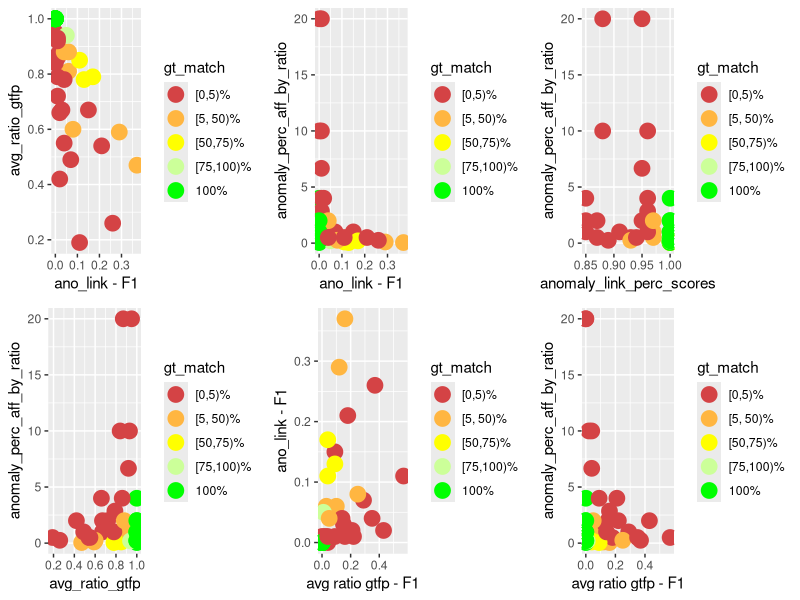
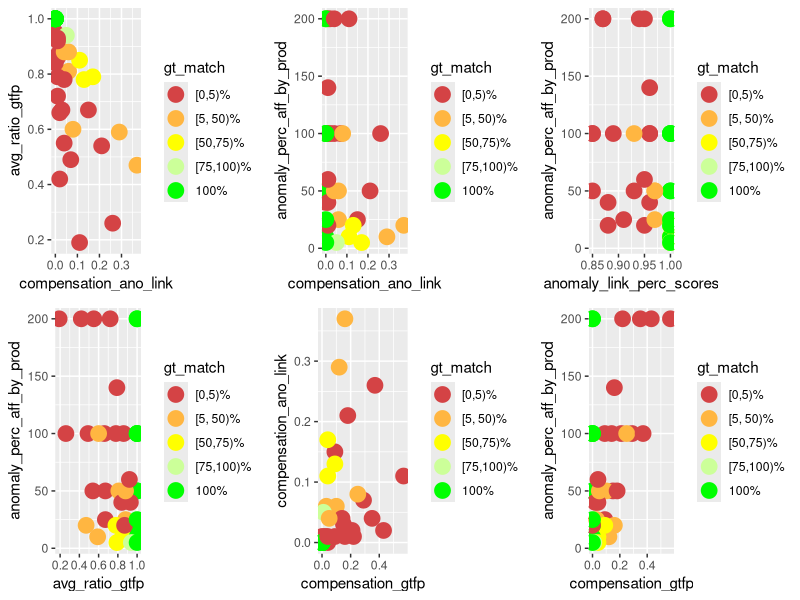
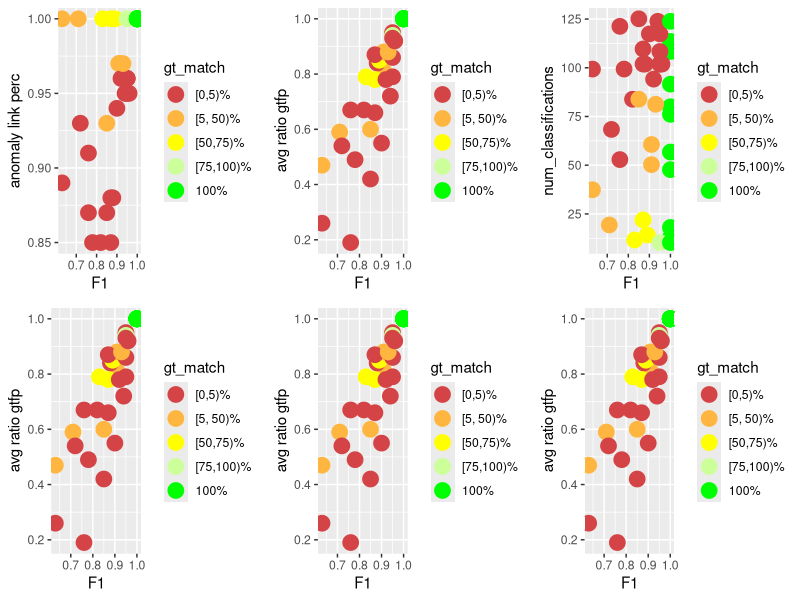
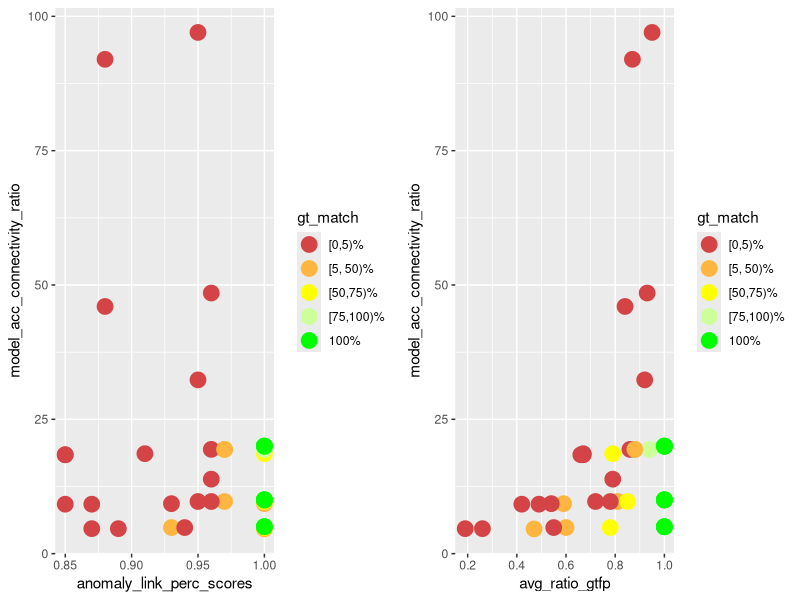
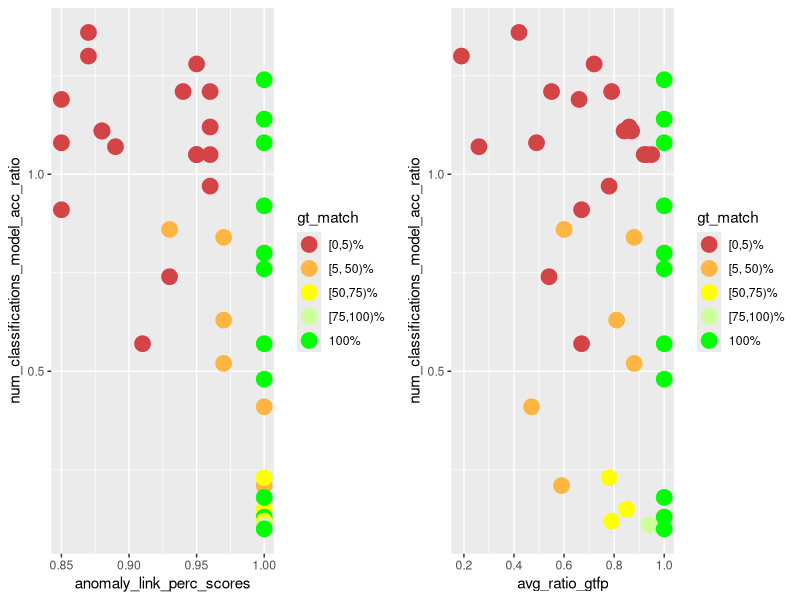
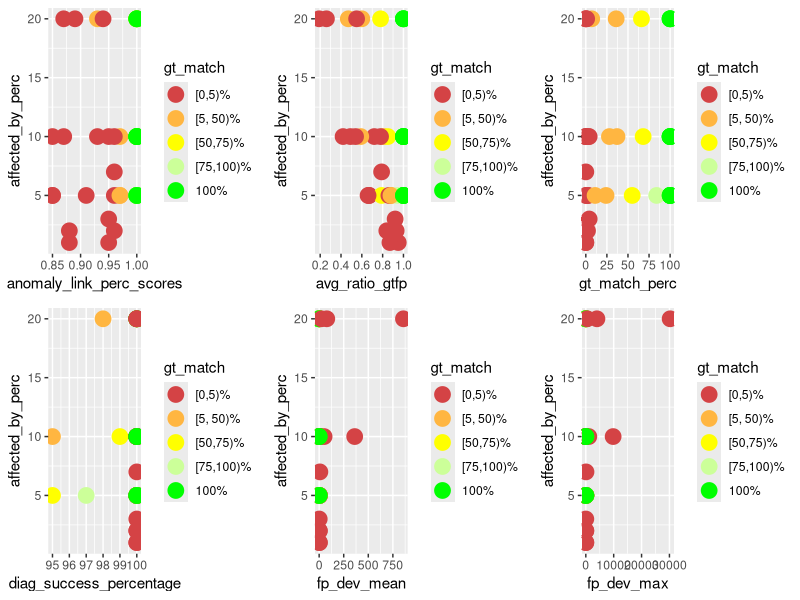
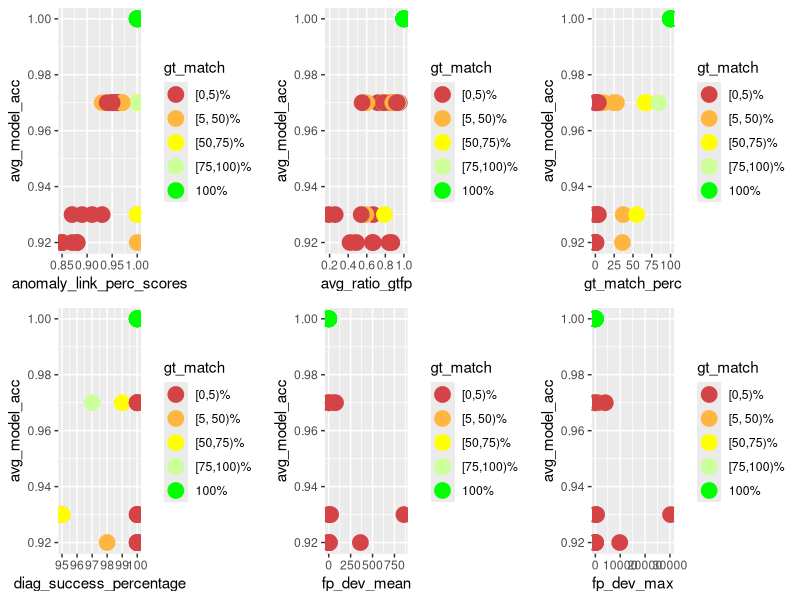
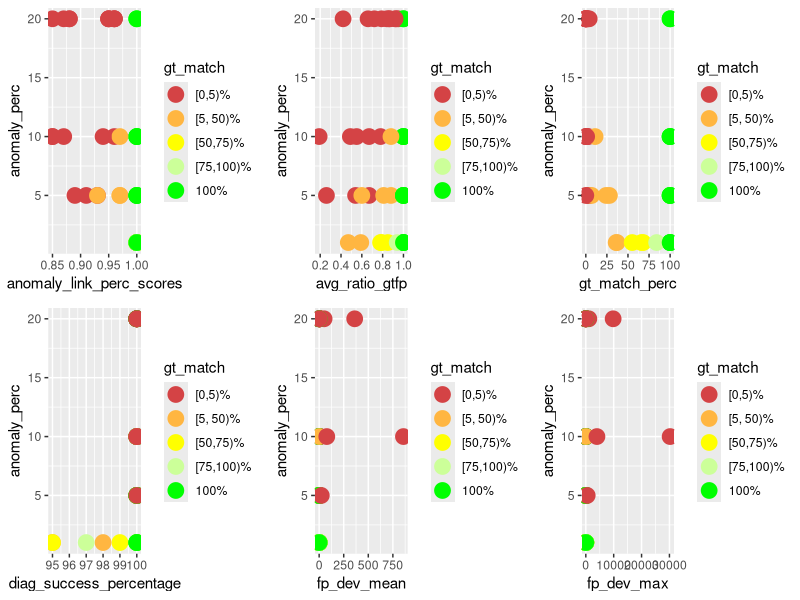

The R script that drew these images, in order:
library(ggplot2)
library(gridExtra)
library(dplyr)

PT_DEF <- geom_point(size=5)
COLOR_VALS <- c("#d44345", "#ffb641", "#ffff00", "#ccff99", "#00ff00")

gen_multi_plot_six <- function(
        pp1, pp2, pp3, pp4, pp5, pp6,
        y1, y2, y3, y4, y5, y6,
        x1, x2, x3, x4, x5, x6,
        filename
    ) {
    fpp1 <- pp1 + PT_DEF + xlab(x1) + ylab(y1) + scale_color_manual(values = color_mapping)
    fpp2 <- pp2 + PT_DEF + xlab(x2) + ylab(y2) + scale_color_manual(values = color_mapping)
    fpp3 <- pp3 + PT_DEF + xlab(x3) + ylab(y3) + scale_color_manual(values = color_mapping)
    fpp4 <- pp4 + PT_DEF + xlab(x4) + ylab(y4) + scale_color_manual(values = color_mapping)
    fpp5 <- pp5 + PT_DEF + xlab(x5) + ylab(y5) + scale_color_manual(values = color_mapping)
    fpp6 <- pp6 + PT_DEF + xlab(x6) + ylab(y6) + scale_color_manual(values = color_mapping)
    combined_plot <- grid.arrange(fpp1, fpp2, fpp3, fpp4, fpp5, fpp6, ncol = 3)
    ggsave(combined_plot, file = filename, width = 12, height = 6)
}

gen_multi_plot_two <- function(
        pp1, pp2, y1, y2, x1, x2, filename
    ) {
    fpp1 <- pp1 + PT_DEF + xlab(x1) + ylab(y1) + scale_color_manual(values = color_mapping)
    fpp2 <- pp2 + PT_DEF + xlab(x2) + ylab(y2) + scale_color_manual(values = color_mapping)
    combined_plot <- grid.arrange(fpp1, fpp2, ncol = 2)
    ggsave(combined_plot, file = filename, width = 12, height = 6)
}

# actual compensation insights

input <- read.csv(
    file = "meta_analysis.csv", header = TRUE, sep = ",", check.name = FALSE
)

# instead of the percentage value factor(gt_match_perc) for which I'd need 100
# colors, I only want to color / group them into 5 groups
LABELS <- c("[0,5)%", "[5, 50)%", "[50,75)%", "[75,100)%", "100%")
color_mapping <- setNames(COLOR_VALS, LABELS)

input$gt_match <- cut(
    input$gt_match_perc,
    breaks = c(0, 5, 50, 75, 100, Inf),
    labels = LABELS,
    include.lowest = TRUE,
    right = FALSE
)

p1 <- ggplot(
    data = input, aes_string(
        x = "compensation_ano_link",
        y = "avg_ratio_gtfp",
        color = "gt_match",
        group = "gt_match"
    )
)

p2 <- ggplot(
    data = input, aes_string(
        x = "compensation_ano_link",
        y = "anomaly_perc_aff_by_ratio",
        color = "gt_match",
        group = "gt_match"
    )
)

p3 <- ggplot(
    data = input, aes_string(
        x = "anomaly_link_perc_scores",
        y = "anomaly_perc_aff_by_ratio",
        color = "gt_match",
        group = "gt_match"
    )
)

p4 <- ggplot(
    data = input, aes_string(
        x = "avg_ratio_gtfp",
        y = "anomaly_perc_aff_by_ratio",
        color = "gt_match",
        group = "gt_match"
    )
)

p5 <- ggplot(
    data = input, aes_string(
        x = "compensation_gtfp",
        y = "compensation_ano_link",
        color = "gt_match",
        group = "gt_match"
    )
)

p6 <- ggplot(
    data = input, aes_string(
        x = "compensation_gtfp",
        y = "anomaly_perc_aff_by_ratio",
        color = "gt_match",
        group = "gt_match"
    )
)

gen_multi_plot_six(
    p1, p2, p3, p4, p5, p6,
    "avg_ratio_gtfp", # y1
    "anomaly_perc_aff_by_ratio", # y2
    "anomaly_perc_aff_by_ratio", # y3
    "anomaly_perc_aff_by_ratio", # y4
    "ano_link - F1", # y5
    "anomaly_perc_aff_by_ratio", # y6
    "ano_link - F1", # x1
    "ano_link - F1", # x2
    "anomaly_link_perc_scores", # x3
    "avg_ratio_gtfp", # x4
    "avg ratio gtfp - F1", # x5
    "avg ratio gtfp - F1", # x6
    "compensation_analysis.png"
)

# same with prod #############################

p1 <- ggplot(
    data = input, aes_string(
        x = "compensation_ano_link",
        y = "avg_ratio_gtfp",
        color = "gt_match",
        group = "gt_match"
    )
)

p2 <- ggplot(
    data = input, aes_string(
        x = "compensation_ano_link",
        y = "anomaly_perc_aff_by_prod",
        color = "gt_match",
        group = "gt_match"
    )
)

p3 <- ggplot(
    data = input, aes_string(
        x = "anomaly_link_perc_scores",
        y = "anomaly_perc_aff_by_prod",
        color = "gt_match",
        group = "gt_match"
    )
)

p4 <- ggplot(
    data = input, aes_string(
        x = "avg_ratio_gtfp",
        y = "anomaly_perc_aff_by_prod",
        color = "gt_match",
        group = "gt_match"
    )
)

p5 <- ggplot(
    data = input, aes_string(
        x = "compensation_gtfp",
        y = "compensation_ano_link",
        color = "gt_match",
        group = "gt_match"
    )
)

p6 <- ggplot(
    data = input, aes_string(
        x = "compensation_gtfp",
        y = "anomaly_perc_aff_by_prod",
        color = "gt_match",
        group = "gt_match"
    )
)

gen_multi_plot_six(
    p1, p2, p3, p4, p5, p6,
    "avg_ratio_gtfp",
    "anomaly_perc_aff_by_prod",
    "anomaly_perc_aff_by_prod",
    "anomaly_perc_aff_by_prod",
    "compensation_ano_link",
    "anomaly_perc_aff_by_prod",
    "compensation_ano_link",
    "compensation_ano_link",
    "anomaly_link_perc_scores",
    "avg_ratio_gtfp",
    "compensation_gtfp",
    "compensation_gtfp",
    "compensation_analysis_prod.png"
)

##############################################

p1 <- ggplot(
    data = input, aes_string(
        x = "f1_scores",
        y = "anomaly_link_perc_scores",
        color = "gt_match",
        group = "gt_match"
    )
)

p2 <- ggplot(
    data = input, aes_string(
        x = "f1_scores",
        y = "avg_ratio_gtfp",
        color = "gt_match",
        group = "gt_match"
    )
)

p3 <- ggplot(
    data = input, aes_string(
        x = "f1_scores",
        y = "num_classifications",
        color = "gt_match",
        group = "gt_match"
    )
)

p4 <- ggplot(
    data = input, aes_string(
        x = "f1_scores",
        y = "avg_ratio_gtfp",
        color = "gt_match",
        group = "gt_match"
    )
)

p5 <- ggplot(
    data = input, aes_string(
        x = "f1_scores",
        y = "avg_ratio_gtfp",
        color = "gt_match",
        group = "gt_match"
    )
)

p6 <- ggplot(
    data = input, aes_string(
        x = "f1_scores",
        y = "avg_ratio_gtfp",
        color = "gt_match",
        group = "gt_match"
    )
)

gen_multi_plot_six(
    p1, p2, p3, p4, p5, p6,
    "anomaly link perc", # y1
    "avg ratio gtfp", # y2
    "num_classifications", # y3
    "avg ratio gtfp", # y4
    "avg ratio gtfp", # y5
    "avg ratio gtfp", # y6
    "F1", # x1
    "F1", # x2
    "F1", # x3
    "F1", # x4
    "F1", # x5
    "F1", # x6
    "f1_end_res_corr.png"
)

# model acc - connectivity - performance

p1 <- ggplot(
    data = input, aes_string(
        x = "anomaly_link_perc_scores",
        y = "model_acc_connectivity_ratio",
        color = "gt_match",
        group = "gt_match"
    )
)

p2 <- ggplot(
    data = input, aes_string(
        x = "avg_ratio_gtfp",
        y = "model_acc_connectivity_ratio",
        color = "gt_match",
        group = "gt_match"
    )
)

gen_multi_plot_two(
    p1, p2,
    "model_acc_connectivity_ratio",
    "model_acc_connectivity_ratio",
    "anomaly_link_perc_scores",
    "avg_ratio_gtfp",
    "modelacc_connectivity_performance.png"
)

# how many classifications and how acc models

p1 <- ggplot(
    data = input, aes_string(
        x = "anomaly_link_perc_scores",
        y = "num_classifications_model_acc_ratio",
        color = "gt_match",
        group = "gt_match"
    )
)

p2 <- ggplot(
    data = input, aes_string(
        x = "avg_ratio_gtfp",
        y = "num_classifications_model_acc_ratio",
        color = "gt_match",
        group = "gt_match"
    )
)

gen_multi_plot_two(
    p1, p2,
    "num_classifications_model_acc_ratio",
    "num_classifications_model_acc_ratio",
    "anomaly_link_perc_scores",
    "avg_ratio_gtfp",
    "num_classifications_model_acc.png"
)

# affected_by against perf

p1 <- ggplot(
    data = input, aes_string(
        x = "anomaly_link_perc_scores",
        y = "affected_by_perc",
        color = "gt_match",
        group = "gt_match"
    )
)

p2 <- ggplot(
    data = input, aes_string(
        x = "avg_ratio_gtfp",
        y = "affected_by_perc",
        color = "gt_match",
        group = "gt_match"
    )
)

p3 <- ggplot(
    data = input, aes_string(
        x = "gt_match_perc",
        y = "affected_by_perc",
        color = "gt_match",
        group = "gt_match"
    )
)

p4 <- ggplot(
    data = input, aes_string(
        x = "diag_success_percentage",
        y = "affected_by_perc",
        color = "gt_match",
        group = "gt_match"
    )
)

p5 <- ggplot(
    data = input, aes_string(
        x = "fp_dev_mean",
        y = "affected_by_perc",
        color = "gt_match",
        group = "gt_match"
    )
)

p6 <- ggplot(
    data = input, aes_string(
        x = "fp_dev_max",
        y = "affected_by_perc",
        color = "gt_match",
        group = "gt_match"
    )
)

gen_multi_plot_six(
    p1, p2, p3, p4, p5, p6,
    "affected_by_perc", # y1
    "affected_by_perc", # y2
    "affected_by_perc", # y3
    "affected_by_perc", # y4
    "affected_by_perc", # y5
    "affected_by_perc", # y6
    "anomaly_link_perc_scores", # x1
    "avg_ratio_gtfp", # x2
    "gt_match_perc", # x3
    "diag_success_percentage", # x4
    "fp_dev_mean", # x5
    "fp_dev_max", # x6
    "aff_by_perf.png"
)

# model_acc against perf

p1 <- ggplot(
    data = input, aes_string(
        x = "anomaly_link_perc_scores",
        y = "avg_model_acc",
        color = "gt_match",
        group = "gt_match"
    )
)

p2 <- ggplot(
    data = input, aes_string(
        x = "avg_ratio_gtfp",
        y = "avg_model_acc",
        color = "gt_match",
        group = "gt_match"
    )
)

p3 <- ggplot(
    data = input, aes_string(
        x = "gt_match_perc",
        y = "avg_model_acc",
        color = "gt_match",
        group = "gt_match"
    )
)

p4 <- ggplot(
    data = input, aes_string(
        x = "diag_success_percentage",
        y = "avg_model_acc",
        color = "gt_match",
        group = "gt_match"
    )
)

p5 <- ggplot(
    data = input, aes_string(
        x = "fp_dev_mean",
        y = "avg_model_acc",
        color = "gt_match",
        group = "gt_match"
    )
)

p6 <- ggplot(
    data = input, aes_string(
        x = "fp_dev_max",
        y = "avg_model_acc",
        color = "gt_match",
        group = "gt_match"
    )
)

gen_multi_plot_six(
    p1, p2, p3, p4, p5, p6,
    "avg_model_acc", # y1
    "avg_model_acc", # y2
    "avg_model_acc", # y3
    "avg_model_acc", # y4
    "avg_model_acc", # y5
    "avg_model_acc", # y6
    "anomaly_link_perc_scores", # x1
    "avg_ratio_gtfp", # x2
    "gt_match_perc", # x3
    "diag_success_percentage", # x4
    "fp_dev_mean", # x5
    "fp_dev_max", # x6
    "model_acc_perf.png"
)

# anomaly_perc against perf

p1 <- ggplot(
    data = input, aes_string(
        x = "anomaly_link_perc_scores",
        y = "anomaly_perc",
        color = "gt_match",
        group = "gt_match"
    )
)

p2 <- ggplot(
    data = input, aes_string(
        x = "avg_ratio_gtfp",
        y = "anomaly_perc",
        color = "gt_match",
        group = "gt_match"
    )
)

p3 <- ggplot(
    data = input, aes_string(
        x = "gt_match_perc",
        y = "anomaly_perc",
        color = "gt_match",
        group = "gt_match"
    )
)

p4 <- ggplot(
    data = input, aes_string(
        x = "diag_success_percentage",
        y = "anomaly_perc",
        color = "gt_match",
        group = "gt_match"
    )
)

p5 <- ggplot(
    data = input, aes_string(
        x = "fp_dev_mean",
        y = "anomaly_perc",
        color = "gt_match",
        group = "gt_match"
    )
)

p6 <- ggplot(
    data = input, aes_string(
        x = "fp_dev_max",
        y = "anomaly_perc",
        color = "gt_match",
        group = "gt_match"
    )
)

gen_multi_plot_six(
    p1, p2, p3, p4, p5, p6,
    "anomaly_perc", # y1
    "anomaly_perc", # y2
    "anomaly_perc", # y3
    "anomaly_perc", # y4
    "anomaly_perc", # y5
    "anomaly_perc", # y6
    "anomaly_link_perc_scores", # x1
    "avg_ratio_gtfp", # x2
    "gt_match_perc", # x3
    "diag_success_percentage", # x4
    "fp_dev_mean", # x5
    "fp_dev_max", # x6
    "anomaly_perc_perf.png"
)

# anomaly_perc - model acc ratio against perf

p1 <- ggplot(
    data = input, aes_string(
        x = "anomaly_link_perc_scores",
        y = "anomaly_perc_model_acc_ratio",
        color = "gt_match",
        group = "gt_match"
    )
)

p2 <- ggplot(
    data = input, aes_string(
        x = "avg_ratio_gtfp",
        y = "anomaly_perc_model_acc_ratio",
        color = "gt_match",
        group = "gt_match"
    )
)

p3 <- ggplot(
    data = input, aes_string(
        x = "gt_match_perc",
        y = "anomaly_perc_model_acc_ratio",
        color = "gt_match",
        group = "gt_match"
    )
)

p4 <- ggplot(
    data = input, aes_string(
        x = "diag_success_percentage",
        y = "anomaly_perc_model_acc_ratio",
        color = "gt_match",
        group = "gt_match"
    )
)

p5 <- ggplot(
    data = input, aes_string(
        x = "fp_dev_mean",
        y = "anomaly_perc_model_acc_ratio",
        color = "gt_match",
        group = "gt_match"
    )
)

p6 <- ggplot(
    data = input, aes_string(
        x = "fp_dev_max",
        y = "anomaly_perc_model_acc_ratio",
        color = "gt_match",
        group = "gt_match"
    )
)

gen_multi_plot_six(
    p1, p2, p3, p4, p5, p6,
    "anomaly_perc_model_acc_ratio", # y1
    "anomaly_perc_model_acc_ratio", # y2
    "anomaly_perc_model_acc_ratio", # y3
    "anomaly_perc_model_acc_ratio", # y4
    "anomaly_perc_model_acc_ratio", # y5
    "anomaly_perc_model_acc_ratio", # y6
    "anomaly_link_perc_scores", # x1
    "avg_ratio_gtfp", # x2
    "gt_match_perc", # x3
    "diag_success_percentage", # x4
    "fp_dev_mean", # 5
    "fp_dev_max", # x6
    "anomaly_perc_model_acc_ratio_perf.png"
)

# num classifications against perf

p1 <- ggplot(
    data = input, aes_string(
        x = "anomaly_link_perc_scores",
        y = "num_classifications",
        color = "gt_match",
        group = "gt_match"
    )
)

p2 <- ggplot(
    data = input, aes_string(
        x = "avg_ratio_gtfp",
        y = "num_classifications",
        color = "gt_match",
        group = "gt_match"
    )
)

gen_multi_plot_two(
    p1, p2,
    "num_classifications",
    "num_classifications",
    "anomaly_link_perc_scores",
    "avg_ratio_gtfp",
    "num_classifications_perf.png"
)

# num classifications - model acc -- filtered based on avg_ratio_gtfp

p1 <- ggplot(
    data = input, aes_string(
        x = "num_classifications",
        y = "avg_model_acc",
        color = "gt_match",
        group = "gt_match"
    )
)

filtered_data <- subset(input, avg_ratio_gtfp >= 0.7)

p2 <- ggplot(
    data = filtered_data,
    aes_string(
        x = "num_classifications",
        y = "avg_model_acc",
        color = "gt_match",
        group = "gt_match"
    )
)

filtered_data <- subset(input, avg_ratio_gtfp >= 0.75)

p3 <- ggplot(
    data = filtered_data,
    aes_string(
        x = "num_classifications",
        y = "avg_model_acc",
        color = "gt_match",
        group = "gt_match"
    )
)

filtered_data <- subset(input, avg_ratio_gtfp >= 0.8)

p4 <- ggplot(
    data = filtered_data,
    aes_string(
        x = "num_classifications",
        y = "avg_model_acc",
        color = "gt_match",
        group = "gt_match"
    )
)

filtered_data <- subset(input, avg_ratio_gtfp >= 0.9)

p5 <- ggplot(
    data = filtered_data,
    aes_string(
        x = "num_classifications",
        y = "avg_model_acc",
        color = "gt_match",
        group = "gt_match"
    )
)

filtered_data <- input %>%
  group_by(avg_model_acc) %>%
  filter(avg_ratio_gtfp == max(avg_ratio_gtfp))

p6 <- ggplot(
    data = filtered_data,
    aes_string(
        x = "num_classifications",
        y = "avg_model_acc",
        color = "gt_match",
        group = "gt_match"
    )
)

gen_multi_plot_six(
    p1, p2, p3, p4, p5, p6,
    "avg_model_acc", #y1
    "avg_model_acc", #y2
    "avg_model_acc", #y3
    "avg_model_acc", #y4
    "avg_model_acc", #y5
    "avg_model_acc", #y6
    "classifications", #x1
    "classifications (filt. based on avg_ratio_gtfp 70%)", #x2
    "classifications (filt. based on avg_ratio_gtfp 75%)", #x3
    "classifications (filt. based on avg_ratio_gtfp 80%)", #x4
    "classifications (filt. based on avg_ratio_gtfp 90%)", #x5
    "classifications (filt. based on max avg_ratio_gtfp)", #x6
    "model_acc_classifications.png"
)

# num classifications - model acc -- filtered based on anomaly_link_perc_scores

p1 <- ggplot(
    data = input, aes_string(
        x = "num_classifications",
        y = "avg_model_acc",
        color = "gt_match",
        group = "gt_match"
    )
)

filtered_data <- subset(input, anomaly_link_perc_scores >= 0.7)

p2 <- ggplot(
    data = filtered_data,
    aes_string(
        x = "num_classifications",
        y = "avg_model_acc",
        color = "gt_match",
        group = "gt_match"
    )
)

filtered_data <- subset(input, anomaly_link_perc_scores >= 0.75)

p3 <- ggplot(
    data = filtered_data,
    aes_string(
        x = "num_classifications",
        y = "avg_model_acc",
        color = "gt_match",
        group = "gt_match"
    )
)

filtered_data <- subset(input, anomaly_link_perc_scores >= 0.8)

p4 <- ggplot(
    data = filtered_data,
    aes_string(
        x = "num_classifications",
        y = "avg_model_acc",
        color = "gt_match",
        group = "gt_match"
    )
)

filtered_data <- subset(input, anomaly_link_perc_scores >= 0.9)

p5 <- ggplot(
    data = filtered_data,
    aes_string(
        x = "num_classifications",
        y = "avg_model_acc",
        color = "gt_match",
        group = "gt_match"
    )
)

filtered_data <- input %>%
  group_by(avg_model_acc) %>%
  filter(anomaly_link_perc_scores == max(anomaly_link_perc_scores))

p6 <- ggplot(
    data = filtered_data,
    aes_string(
        x = "num_classifications",
        y = "avg_model_acc",
        color = "gt_match",
        group = "gt_match"
    )
)

gen_multi_plot_six(
    p1, p2, p3, p4, p5, p6,
    "avg_model_acc", #y1
    "avg_model_acc", #y2
    "avg_model_acc", #y3
    "avg_model_acc", #y4
    "avg_model_acc", #y5
    "avg_model_acc", #y6
    "classifications", #x1
    "classifications (filt. based on ano_link_perc 70%)", #x2
    "classifications (filt. based on ano_link_perc 75%)", #x3
    "classifications (filt. based on ano_link_perc 80%)", #x4
    "classifications (filt. based on ano_link_perc 90%)", #x5
    "classifications (filt. based on max ano_link_perc)", #x6
    "model_acc_classifications_ano_link.png"
)

# num classifications - model acc -- filtered based on gt_match_perc

p1 <- ggplot(
    data = input, aes_string(
        x = "num_classifications",
        y = "avg_model_acc",
        color = "gt_match",
        group = "gt_match"
    )
)

filtered_data <- subset(input, gt_match_perc >= 70)

p2 <- ggplot(
    data = filtered_data,
    aes_string(
        x = "num_classifications",
        y = "avg_model_acc",
        color = "gt_match",
        group = "gt_match"
    )
)

filtered_data <- subset(input, gt_match_perc >= 75)

p3 <- ggplot(
    data = filtered_data,
    aes_string(
        x = "num_classifications",
        y = "avg_model_acc",
        color = "gt_match",
        group = "gt_match"
    )
)

filtered_data <- subset(input, gt_match_perc >= 80)

p4 <- ggplot(
    data = filtered_data,
    aes_string(
        x = "num_classifications",
        y = "avg_model_acc",
        color = "gt_match",
        group = "gt_match"
    )
)

filtered_data <- subset(input, gt_match_perc >= 90)

p5 <- ggplot(
    data = filtered_data,
    aes_string(
        x = "num_classifications",
        y = "avg_model_acc",
        color = "gt_match",
        group = "gt_match"
    )
)

filtered_data <- input %>%
  group_by(avg_model_acc) %>%
  filter(gt_match_perc == max(gt_match_perc))

p6 <- ggplot(
    data = filtered_data,
    aes_string(
        x = "num_classifications",
        y = "avg_model_acc",
        color = "gt_match",
        group = "gt_match"
    )
)

gen_multi_plot_six(
    p1, p2, p3, p4, p5, p6,
    "avg_model_acc", #y1
    "avg_model_acc", #y2
    "avg_model_acc", #y3
    "avg_model_acc", #y4
    "avg_model_acc", #y5
    "avg_model_acc", #y6
    "classifications", #x1
    "classifications (filt. based on gt_match_perc 70%)", #x2
    "classifications (filt. based on gt_match_perc 75%)", #x3
    "classifications (filt. based on gt_match_perc 80%)", #x4
    "classifications (filt. based on gt_match_perc 90%)", #x5
    "classifications (filt. based on max gt_match_perc)", #x6
    "model_acc_classifications_gt_match_perc.png"
)

# correlation affected-by and fault path len / num fault paths

p1 <- ggplot(
    data = input, aes_string(
        x = "avg_num_fault_paths",
        y = "affected_by_perc",
        color = "gt_match",
        group = "gt_match"
    )
)

p2 <- ggplot(
    data = input, aes_string(
        x = "avg_fault_path_len",
        y = "avg_num_fault_paths",
        color = "gt_match",
        group = "gt_match"
    )
)

p3 <- ggplot(
    data = input, aes_string(
        x = "avg_num_fault_paths",
        y = "anomaly_perc",
        color = "gt_match",
        group = "gt_match"
    )
)

p4 <- ggplot(
    data = input, aes_string(
        x = "avg_fault_path_len",
        y = "anomaly_perc",
        color = "gt_match",
        group = "gt_match"
    )
)

p5 <- ggplot(
    data = input, aes_string(
        x = "avg_num_fault_paths",
        y = "anomaly_perc_aff_by_prod",
        color = "gt_match",
        group = "gt_match"
    )
)

p6 <- ggplot(
    data = input, aes_string(
        x = "avg_fault_path_len",
        y = "anomaly_perc_aff_by_prod",
        color = "gt_match",
        group = "gt_match"
    )
)

gen_multi_plot_six(
    p1, p2, p3, p4, p5, p6,
    "affected_by_perc", # y1
    "avg_num_fault_paths", # y2
    "anomaly_perc", # y3
    "anomaly_perc", # y4
    "anomaly_perc_aff_by_prod", # y5
    "anomaly_perc_aff_by_prod", # y6
    "avg_num_fault_paths", # x1
    "avg_fault_path_len", # x2
    "avg_num_fault_paths", # x3
    "avg_fault_path_len", # x4
    "avg_num_fault_paths", # x5
    "avg_fault_path_len", # x6
    "correlation_anomaly_perc_aff_by_prod_fault_paths.png"
)

# correlation (median + mean) runtime and fault path len / num fault paths

p1 <- ggplot(
    data = input, aes_string(
        x = "avg_num_fault_paths",
        y = "`avg_runtime (s)`",
        color = "gt_match",
        group = "gt_match"
    )
)

p2 <- ggplot(
    data = input, aes_string(
        x = "avg_fault_path_len",
        y = "`avg_runtime (s)`",
        color = "gt_match",
        group = "gt_match"
    )
)

p3 <- ggplot(
    data = input, aes_string(
        x = "avg_num_fault_paths",
        y = "`median_runtime (s)`",
        color = "gt_match",
        group = "gt_match"
    )
)

p4 <- ggplot(
    data = input, aes_string(
        x = "avg_fault_path_len",
        y = "`median_runtime (s)`",
        color = "gt_match",
        group = "gt_match"
    )
)

p5 <- ggplot(
    data = input, aes_string(
        x = "median_fault_path_len",
        y = "`median_runtime (s)`",
        color = "gt_match",
        group = "gt_match"
    )
)

p6 <- ggplot(
    data = input, aes_string(
        x = "median_num_fault_paths",
        y = "`median_runtime (s)`",
        color = "gt_match",
        group = "gt_match"
    )
)

gen_multi_plot_six(
    p1, p2, p3, p4, p5, p6,
    "`avg_runtime (s)`", # y1
    "`avg_runtime (s)`", # y2
    "`median_runtime (s)`", # y3
    "`median_runtime (s)`", # y4
    "`median_runtime (s)`", # y5
    "`median_runtime (s)`", # y6
    "avg_num_fault_paths", # x1
    "avg_fault_path_len", # x2
    "avg_num_fault_paths", # x3
    "avg_fault_path_len", # x4
    "median_fault_path_len", # x5
    "median_num_fault_paths", # x6
    "correlation_runtime_fault_paths.png"
)

# correlation (median + mean + max) runtime and sum of (mean + max) fp + fp dev

p1 <- ggplot(
    data = input, aes_string(
        x = "sum_of_avg_fault_paths_and_dev",
        y = "`avg_runtime (s)`",
        color = "gt_match",
        group = "gt_match"
    )
)

p2 <- ggplot(
    data = input, aes_string(
        x = "sum_of_max_fault_paths_and_dev",
        y = "`max_runtime (s)`",
        color = "gt_match",
        group = "gt_match"
    )
)

p3 <- ggplot(
    data = input, aes_string(
        x = "sum_of_avg_fault_paths_and_dev",
        y = "`median_runtime (s)`",
        color = "gt_match",
        group = "gt_match"
    )
)

p4 <- ggplot(
    data = input, aes_string(
        x = "sum_of_avg_fault_paths_and_dev",
        y = "`max_runtime (s)`",
        color = "gt_match",
        group = "gt_match"
    )
)

p5 <- ggplot(
    data = input, aes_string(
        x = "sum_of_max_fault_paths_and_dev",
        y = "`avg_runtime (s)`",
        color = "gt_match",
        group = "gt_match"
    )
)

p6 <- ggplot(
    data = input, aes_string(
        x = "sum_of_max_fault_paths_and_dev",
        y = "`median_runtime (s)`",
        color = "gt_match",
        group = "gt_match"
    )
)

gen_multi_plot_six(
    p1, p2, p3, p4, p5, p6,
    "`avg_runtime (s)`", # y1
    "`max_runtime (s)`", # y2
    "`median_runtime (s)`", # y3
    "`max_runtime (s)`", # y4
    "`avg_runtime (s)`", # y5
    "`median_runtime (s)`", # y6
    "sum_of_avg_fault_paths_and_dev", # x1
    "sum_of_max_fault_paths_and_dev", # x2
    "sum_of_avg_fault_paths_and_dev", # x3
    "sum_of_avg_fault_paths_and_dev", # x4
    "sum_of_max_fault_paths_and_dev", # x5
    "sum_of_max_fault_paths_and_dev", # x6
    "correlation_runtime_fault_paths_sum.png"
)

# correlation alpha, beta, gamma vs. FPs

p1 <- ggplot(
    data = input, aes_string(
        x = "avg_fp",
        y = "anomaly_perc",
        color = "gt_match",
        group = "gt_match"
    )
)

p2 <- ggplot(
    data = input, aes_string(
        x = "avg_fp",
        y = "affected_by_perc",
        color = "gt_match",
        group = "gt_match"
    )
)

p3 <- ggplot(
    data = input, aes_string(
        x = "avg_fp",
        y = "avg_model_acc",
        color = "gt_match",
        group = "gt_match"
    )
)

p4 <- ggplot(
    data = input, aes_string(
        x = "avg_fp",
        y = "anomaly_perc_aff_by_model_acc_aggregation",
        color = "gt_match",
        group = "gt_match"
    )
)

filtered_data <- subset(input, avg_model_acc < 1)

p5 <- ggplot(
    data = filtered_data, aes_string(
        x = "avg_fp",
        y = "anomaly_perc_aff_by_model_acc_aggregation",
        color = "gt_match",
        group = "gt_match"
    )
)

p6 <- ggplot(
    data = input, aes_string(
        x = "avg_fp",
        y = "num_classifications_model_acc_ratio",
        color = "gt_match",
        group = "gt_match"
    )
)

gen_multi_plot_six(
    p1, p2, p3, p4, p5, p6,
    "anomaly_perc", # y1
    "affected_by_perc", # y2
    "avg_model_acc", # y3
    "anomaly_perc_aff_by_model_acc_aggregation", # y4
    "anomaly_perc_aff_by_model_acc_aggregation", # y5
    "num_classifications_model_acc_ratio", # y6
    "avg_fp", # x1
    "avg_fp", # x2
    "avg_fp", # x3
    "avg_fp", # x4
    "avg_fp (filtered out 100% acc models)", # x5
    "avg_fp", # x6
    "anomaly_perc_aff_by_model_acc_aggregation.png"
)

# correlation alpha, beta, gamma vs. FNs

p1 <- ggplot(
    data = input, aes_string(
        x = "avg_fn",
        y = "anomaly_perc",
        color = "gt_match",
        group = "gt_match"
    )
)

p2 <- ggplot(
    data = input, aes_string(
        x = "avg_fn",
        y = "affected_by_perc",
        color = "gt_match",
        group = "gt_match"
    )
)

p3 <- ggplot(
    data = input, aes_string(
        x = "avg_fn",
        y = "avg_model_acc",
        color = "gt_match",
        group = "gt_match"
    )
)

p4 <- ggplot(
    data = input, aes_string(
        x = "avg_fn",
        y = "anomaly_perc_model_acc_aggregation",
        color = "gt_match",
        group = "gt_match"
    )
)

filtered_data <- subset(input, avg_model_acc < 1)

p5 <- ggplot(
    data = filtered_data, aes_string(
        x = "avg_fn",
        y = "anomaly_perc_model_acc_aggregation",
        color = "gt_match",
        group = "gt_match"
    )
)

p6 <- ggplot(
    data = input, aes_string(
        x = "avg_fn",
        y = "num_classifications_model_acc_ratio",
        color = "gt_match",
        group = "gt_match"
    )
)

gen_multi_plot_six(
    p1, p2, p3, p4, p5, p6,
    "anomaly_perc", # y1
    "affected_by_perc", # y2
    "avg_model_acc", # y3
    "anomaly_perc_model_acc_aggregation", # y4
    "anomaly_perc_model_acc_aggregation", # y5
    "num_classifications_model_acc_ratio", # y6
    "avg_fn", # x1
    "avg_fn", # x2
    "avg_fn", # x3
    "avg_fn", # x4
    "avg_fn (filtered out 100% acc models)", # x5
    "avg_fn", # x6
    "anomaly_perc_aff_by_model_acc_aggregation_fn.png"
)

# correlation missed anomalies vs. performance

p1 <- ggplot(
    data = input, aes_string(
        x = "all_missed_anomalies",
        y = "anomaly_link_perc_scores",
        color = "gt_match",
        group = "gt_match"
    )
)

p2 <- ggplot(
    data = input, aes_string(
        x = "missed_anomalies_unclassified",
        y = "anomaly_link_perc_scores",
        color = "gt_match",
        group = "gt_match"
    )
)

p3 <- ggplot(
    data = input, aes_string(
        x = "miss_due_to_class_iss",
        y = "anomaly_link_perc_scores",
        color = "gt_match",
        group = "gt_match"
    )
)

p4 <- ggplot(
    data = input, aes_string(
        x = "all_missed_anomalies",
        y = "avg_ratio_gtfp",
        color = "gt_match",
        group = "gt_match"
    )
)

p5 <- ggplot(
    data = input, aes_string(
        x = "missed_anomalies_unclassified",
        y = "avg_ratio_gtfp",
        color = "gt_match",
        group = "gt_match"
    )
)

p6 <- ggplot(
    data = input, aes_string(
        x = "miss_due_to_class_iss",
        y = "avg_ratio_gtfp",
        color = "gt_match",
        group = "gt_match"
    )
)

gen_multi_plot_six(
    p1, p2, p3, p4, p5, p6,
    "anomaly_link_perc_scores", # y1
    "anomaly_link_perc_scores", # y2
    "anomaly_link_perc_scores", # y3
    "avg_ratio_gtfp", # y4
    "avg_ratio_gtfp", # y5
    "avg_ratio_gtfp", # y6
    "all_missed_anomalies", # x1
    "missed_anomalies_unclassified", # x2
    "miss_due_to_class_iss", # x3
    "all_missed_anomalies", # x4
    "missed_anomalies_unclassified", # x5
    "miss_due_to_class_iss", # x6
    "correlation_missed_anomalies_perf.png"
)
